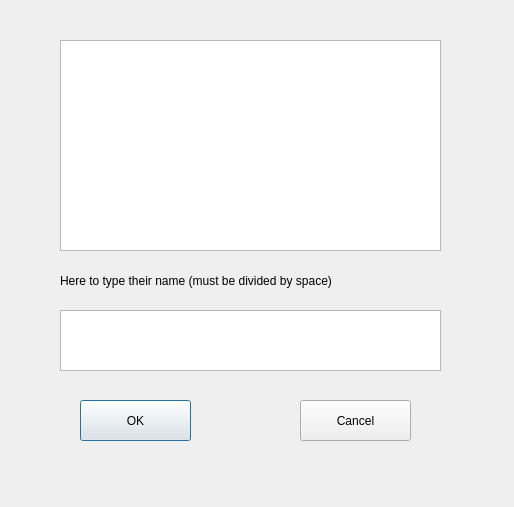
<?xml version="1.0" encoding="UTF-8"?>
<ui version="4.0">
 <class>AdminChoose</class>
 <widget class="QDialog" name="AdminChoose">
  <property name="geometry">
   <rect>
    <x>0</x>
    <y>0</y>
    <width>514</width>
    <height>507</height>
   </rect>
  </property>
  <property name="windowTitle">
   <string>Dialog</string>
  </property>
  <widget class="QTextBrowser" name="info_text">
   <property name="geometry">
    <rect>
     <x>60</x>
     <y>40</y>
     <width>381</width>
     <height>211</height>
    </rect>
   </property>
  </widget>
  <widget class="QLabel" name="label">
   <property name="geometry">
    <rect>
     <x>60</x>
     <y>260</y>
     <width>381</width>
     <height>41</height>
    </rect>
   </property>
   <property name="text">
    <string>Here to type their name (must be divided by space)</string>
   </property>
  </widget>
  <widget class="QTextEdit" name="Chooseenter">
   <property name="geometry">
    <rect>
     <x>60</x>
     <y>310</y>
     <width>381</width>
     <height>61</height>
    </rect>
   </property>
  </widget>
  <widget class="QPushButton" name="OK">
   <property name="geometry">
    <rect>
     <x>80</x>
     <y>400</y>
     <width>111</width>
     <height>41</height>
    </rect>
   </property>
   <property name="text">
    <string>OK</string>
   </property>
  </widget>
  <widget class="QPushButton" name="Cancel">
   <property name="geometry">
    <rect>
     <x>300</x>
     <y>400</y>
     <width>111</width>
     <height>41</height>
    </rect>
   </property>
   <property name="text">
    <string>Cancel</string>
   </property>
  </widget>
 </widget>
 <resources/>
 <connections/>
</ui>
